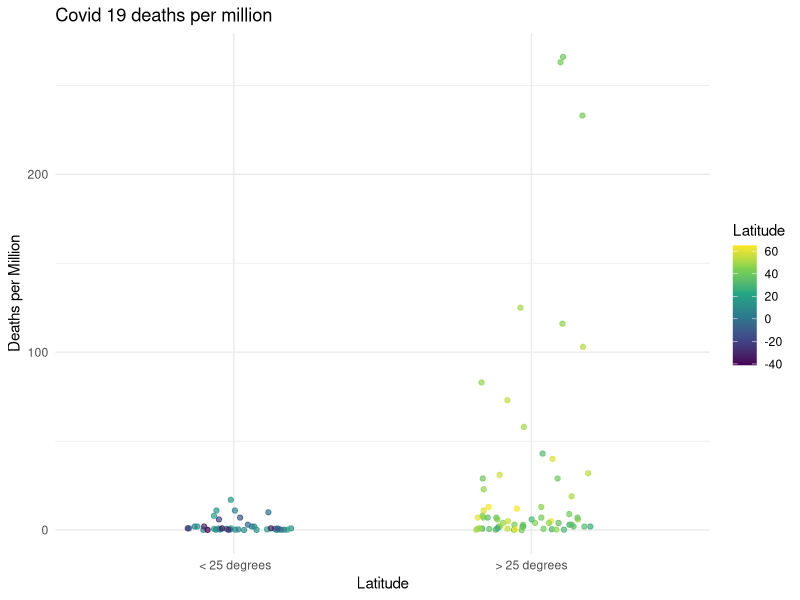

This chart was generated by the following R code:
## ---- chunk 1
knitr::opts_chunk$set(echo = TRUE)
## ---- chunk 2
library(tidyverse)
df <- read_csv("april_28_deaths_latitude.csv")

df <- df %>% 
  mutate(Latitude = as.numeric(Latitude),
         deaths_per_million = as.numeric(deaths_per_million)) %>% 
  mutate(lat_group = dplyr::case_when(
    Latitude > 25 ~ "> 25 degrees",
    TRUE ~ " < 25 degrees"
  ))

plot_df <- df %>% 
  filter(deaths_per_million < 750)


plot_df %>% 
  ggplot(aes(x = lat_group, y = deaths_per_million, colour = Latitude)) +
  scale_color_viridis_c() +
  theme_minimal() +
  geom_jitter(alpha = 0.7, width = 0.2) +
  labs(title = "Covid 19 deaths per million",
         x = "Latitude",
         y = "Deaths per Million")
